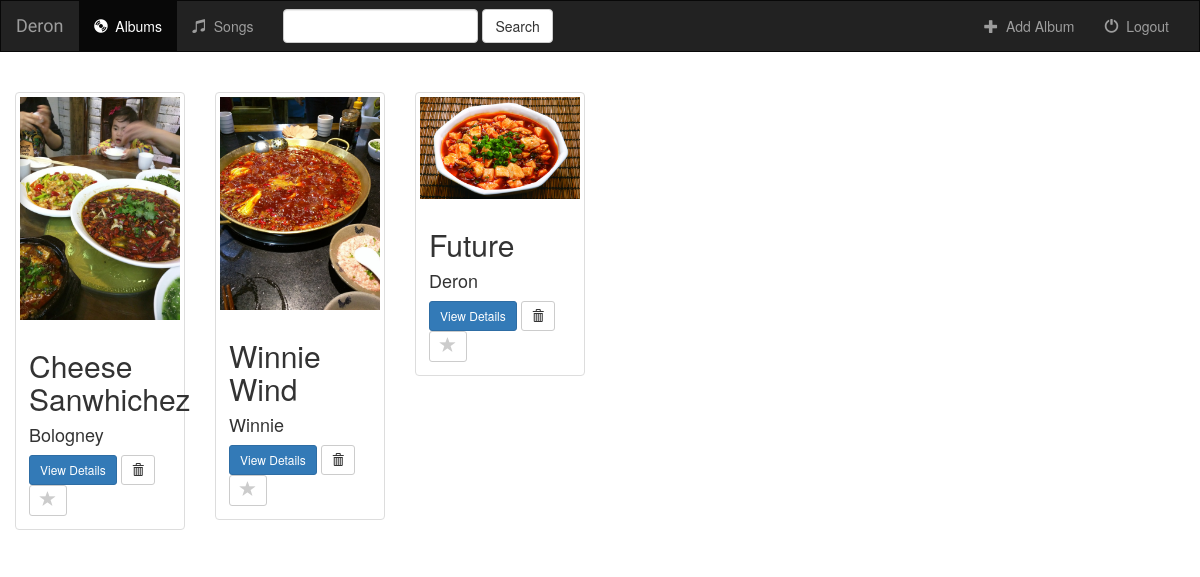
Page /music/4/favorite_album/ on the committed database.
### music/models.py (models this page shows, shortened)
class Album(models.Model):
    artist = models.CharField(max_length=250)
    album_title = models.CharField(max_length=500)
    genre = models.CharField(max_length=100)
    album_logo = models.FileField()
    is_favorite = models.BooleanField(default=False)

### music/views.py (the view)
# urls.py: url(r'^(?P<album_id>[0-9]+)/favorite_album/$', views.favorite_album, name='favorite_album'),
def favorite_album(request, album_id):
    album = get_object_or_404(Album, pk=album_id)
    try:
        if album.is_favorite:
            album.is_favorite = False
        else:
            album.is_favorite = True
        album.save()
    except(KeyError, Album.DoesNotExist):
        return render(request, 'music/index.html',{
            'album': album.id,
            'error_message': "You did not select a valid album",
        })
    else:
        return render(request, 'music/index.html', {'all_albums': get_all_albums})

### music/views.py (called while the page is built)
def get_all_albums():
    return Album.objects.all()

### music/templates/music/index.html (shortened to what this page needs)
{% extends 'music/base.html' %}
{% block body %}
    <div class="albums-container container-fluid">
        <div class="row">
            <div class="col-sm-12">
            </div>
            {% if all_albums %}
                {% for album in all_albums %}
                    <div class="col-sm-4 col-lg-2">
                        <div class="thumbnail">
                            <a href="{% url 'music:detail' album.id %}">
                                <img src="{{ album.album_logo.url }}" class="img-responsive">
                            </a>
                            <div class="caption">
                                <h2>{{ album.album_title }}</h2>
                                <h4>{{ album.artist }}</h4>
                                <a href="{% url 'music:detail' album.id %}" class="btn btn-primary btn-sm" role="button">View Details</a>
                                <form action="{% url 'music:album-delete' album.id %}" method="post" style="display: inline;">
                                    <button type="submit" class="btn btn-default btn-sm">
                                        <span class="glyphicon glyphicon-trash"></span>
                                    </button>
                                </form>
                                <a href="{% url 'music:favorite_album' album.id %}" class="btn btn-default btn-sm btn-favorite" role="button">
                                    <span class="glyphicon glyphicon-star {% if album.is_favorite %}active{% endif %}"></span>
                                </a>
                            </div>
                        </div>
                    </div>
                {% endfor %}
            {% endif %}
        </div>
    </div>
{% endblock %}

### music/static/music/style.css (style rules this page uses)
body { background: white url("images/background.png"); }
.glyphicon-star { color: #CCCCCC; font-size: 16px; }

### rows in the picture
Album: album_logo (picture), album_title "Cheese Sanwhichez", artist "Bologney"
Album: album_logo (picture), album_title "Winnie Wind", artist "Winnie"
Album: album_logo (picture), album_title "Future", artist "Deron"
